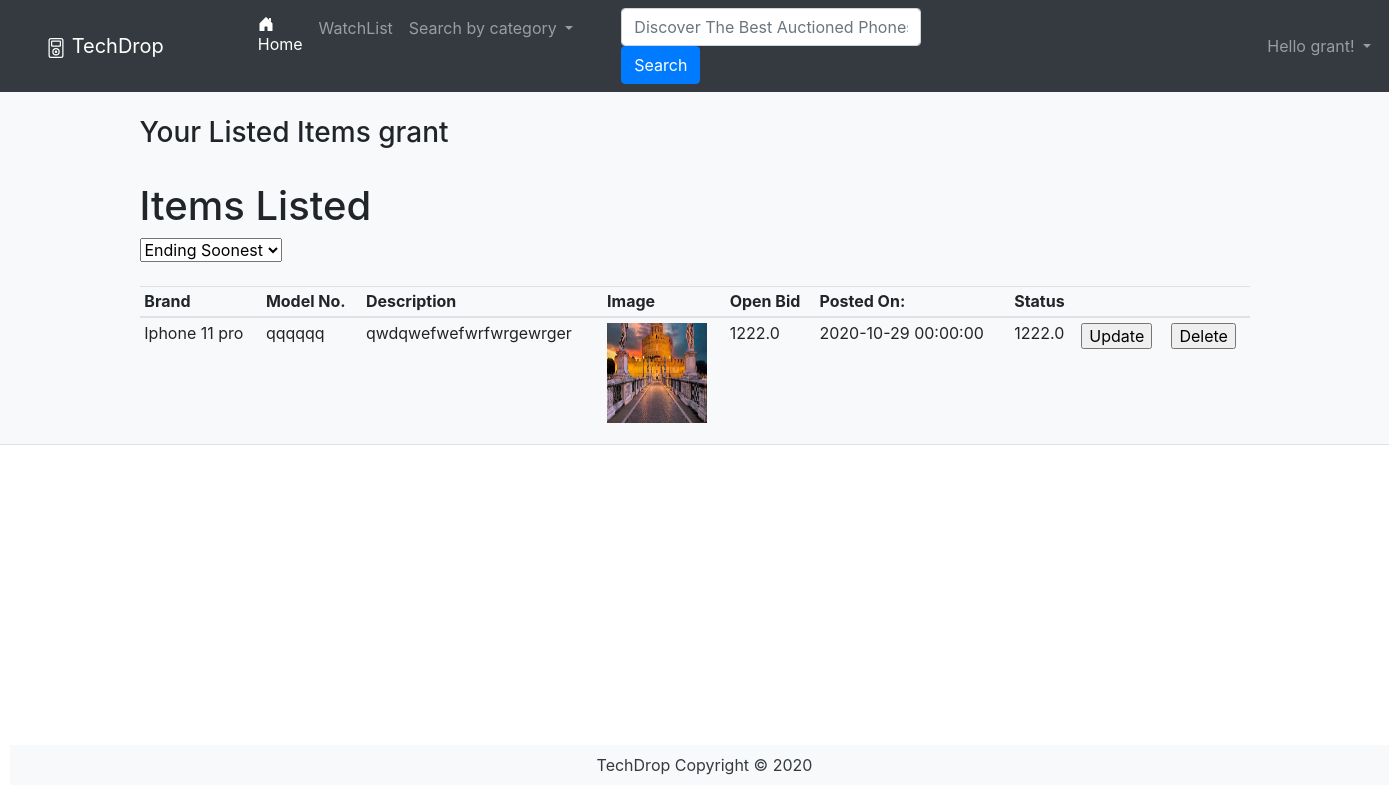
/auctions/listed/1 (signed in), run on the app's committed database.
### PhoneApp/models.py (models this page shows, shortened)
class User(db.Model, UserMixin):
    __tablename__ = 'users'
    id = db.Column(db.Integer, primary_key=True)
    name = db.Column(db.String(100), index=True, unique=True, nullable=False)
    emailid = db.Column(db.String(100), index=True, nullable=False)
    password_hash = db.Column(db.String(255), nullable=False)
    auctions = db.relationship('Auctions', backref='user')
    reviews = db.relationship('Review', backref='user')
    bids = db.relationship('Bid', backref='user')
    watchlists = db.relationship('Watchlist', backref='user')

class Auctions(db.Model):
    __tablename__ = 'auctions'
    id = db.Column(db.Integer, primary_key=True)
    title = db.Column(db.String(80), nullable=False)
    model = db.Column(db.String(80), nullable=False)
    description = db.Column(db.String(200))
    image = db.Column(db.String(400))
    open_bid = db.Column(db.Float(), nullable=False)
    start = db.Column(db.DateTime, default=datetime.now())
    end = db.Column(db.DateTime)
    status = db.Column(db.String(80), default='Active')
    user_id = db.Column(db.Integer, db.ForeignKey('users.id'))
    brand_id = db.Column(db.Integer, db.ForeignKey('brands.id'))
    condition_id = db.Column(db.Integer, db.ForeignKey('condition.id'))
    reviews = db.relationship('Review', backref='auction')
    bids = db.relationship('Bid', backref='auction')
    watchlists = db.relationship('Watchlist', backref='auction')

### PhoneApp/auctions.py (the view)
@bp.route('/listed/<id>', methods=['GET'])
@login_required
def listed(id):
    auction_item = AuctionsForm()
    user = User.query.filter_by(id=id).first()
    auction = Auctions.query.filter_by(user_id=id).all()
    if user != current_user:
        return redirect(url_for('main.index', id=id))
    return render_template('auctions/listed.html', user=user)

### PhoneApp/forms.py (shortened to what this page needs)
class AuctionsForm(FlaskForm):
    title = StringField('Title', validators=[
        InputRequired('Title is required')])
    brand = QuerySelectField(
        query_factory=brand_query, allow_blank=False, get_label='brand')
    model = StringField('Model', validators=[
                        InputRequired('Model is required')])
    condition = QuerySelectField(
        query_factory=condition_query, allow_blank=False, get_label='condition')
    description = StringField('Description', validators=[InputRequired('Description is required'),
                                                         Length(min=10, max=300, message='Description is too short or too long')])
    image = FileField('Mobile Images', validators=[
        FileRequired(message='Please add an image'),
        FileAllowed(ALLOWED_FILE, message="Only supports valid filetypes")])
    open_bid = FloatField('Opening Bid', [validators.NumberRange(min=100)])
    start = DateField('Start Date', id='datepick')
    end = DateField('End Date', id='datepick')
    submit = SubmitField('Create')

### PhoneApp/templates/Auctions/listed.html (shortened to what this page needs)
{% extends 'base.html'%}
{% block header %}
<div class="container">
  <table class="table table-sm">
    <span class="col">
      <h3 class="headp3">Your Listed Items {{user.name}}</h3>
    </span>
    <h1>Items Listed</h1>
    <span id="sortBy">
      <select>
        <option>Ending Soonest</option>
      </select>
      <br></br>
    </span>
    <thead>
      <th>Brand</th>
      <th>Model No.</th>
      <th>Description</th>
      <th>Image</th>
      <th>Open Bid</th>
      <th>Posted On:</th>
      <th>Status</th>
      <th></th>
      <th></th>
    </thead>
    <tbody>
      <tr>
        {% for auction in user.auctions %}
        <td>{{auction.title}}</td>
        <td>{{auction.model}}</td>
        <td>{{auction.description}}</td>
        <td><img src={{auction.image}} alt="" border=3 height=100 width=100></img></td>
        <td>{{auction.open_bid}}</td>
        <td>{{auction.start}}</td>
        <td>{{auction.open_bid}}</td>
        <td>
          <input type="submit" value="Update" />
        </td>
        <td>
          <form action="{{url_for('auction.delete_component', id=auction.id)}}" method="POST">
            <input type="submit" value="Delete" />
        </td>
      </tr>
      {% endfor %}
  </table>
</div>
{% endblock %}

### PhoneApp/templates/base.html (shortened to what this page needs)
<html>
<head>
  <link rel="stylesheet" href="https://stackpath.bootstrapcdn.com/bootstrap/4.3.1/css/bootstrap.min.css"
>
</head>
<body>
  <header class="bg-light border-bottom">
    <nav class="navbar sticky-top navbar-expand-lg navbar-dark bg-dark">
      <a class="navbar-brand" href="/">
        TechDrop
      </a>
      <div class="navbar-buttons">
        <div class="collapse navbar-collapse" id="navbarNavDropdown">
          <ul class="navbar-nav">
            <li class="nav-item active">
              <a class="nav-link" href="/">  Home <span class="sr-only">(current)</span></a>
            </li>
            <li class="nav-item">
              <a class="nav-link"
              {% if current_user.is_authenticated %}
              href="{{url_for('watchlist.watchlist',id=current_user.id)}}"
              {% else %}
              href="{{url_for('watchlist.watchlist',id=1)}}"
              {% endif %}
              >WatchList</a>
            </li>
            <li class="nav-item dropdown">
              <a class="nav-link dropdown-toggle" href="#" id="navbarDropdownMenuLink" role="button"
                data-toggle="dropdown" aria-haspopup="true" aria-expanded="false">
                Search by category
              </a>
            </li>
            <form class="form-inline my-2 my-lg-0" id="searchbar" action="{{url_for('main.search')}}">
              <input class="form-control mr-sm-2" type="text" name="search"
                placeholder="Discover The Best Auctioned Phones" aria-label="Search" id="input">
              <button class="btn btn-primary my-2 my-sm-0" type="submit">Search</button>
            </form>
            <div class="collapse navbar-collapse" id="ProfileDropdown">
              <ul class="navbar-nav">
                <li class="nav-item dropdown">
                  {% if current_user.is_authenticated %}
                  <a class="nav-link dropdown-toggle" href="#" id="navbarDropdownMenuLink" role="button"
                    data-toggle="dropdown" aria-haspopup="true" aria-expanded="false">
                    Hello {{current_user.name}}!
                  </a>
                  {% endif %}
              </ul>
            </div>
        </div>
    </nav>
    {% block header%}
    {% endblock %}
  </header>
  <footer class="footer">
    <div class="text-center py-2 bg-light" style="position:relative; left: 10px; top:300px;">
      <span class="text-dark">TechDrop Copyright &copy; 2020</span>
    </div>
  </footer>
</body>
</html>

### PhoneApp/templates/base.html (style rules this page uses)
.navbar-buttons { margin-left: 70px; }
.navbar-brand { margin-left: 30px; }
#ProfileDropdown { margin-left: 330px; }
#searchbar { margin-left: 40px; }
#input { width: 300px; }

### data on the page
User: name "grant"
Auctions: title "Iphone 11 pro", model "qqqqqq", description "qwdqwefwefwrfwrgewrger", image (picture), open_bid "1222.0", start "2020-10-29 00:00:00"
